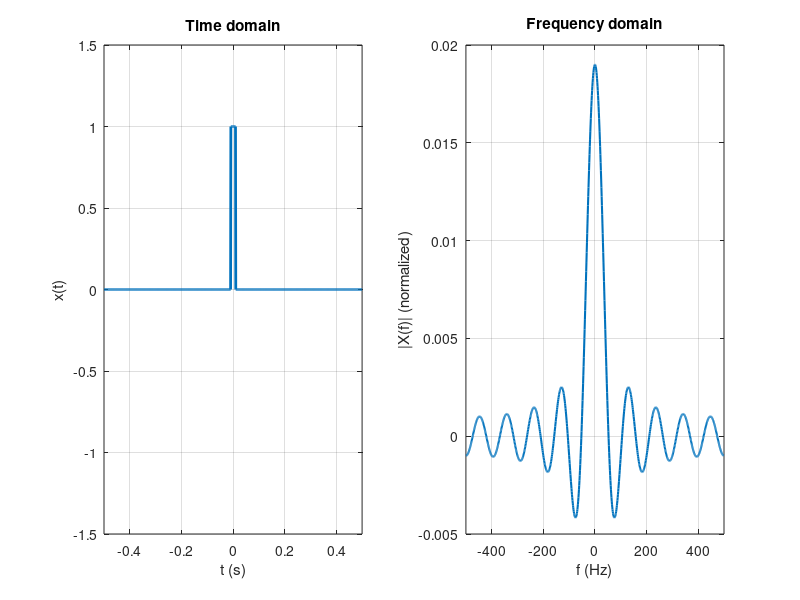

MATLAB code for this plot:
% DC signal and its FFT (discrete-time demo)
clear; close all; clc ;

% Parameters
fs = 1e3;              % sampling rate [Hz]
%N  = 256;               % number of samples (power of 2 is convenient)
numCycles = 10;
tau  = 2e-2; 
Tobs = 1;
A = 1;
% Time signal: constant (DC)

fc = 50;
%t = (0 : N-1) / fs;
t = (-Tobs/2 : 1/fs : Tobs/2 - 1/fs);

% T = numCycles / fc;          % total signal duration
% t = 0 : 1/fs : T - 1/fs;     % time vector

x = A * double(abs(t) <= tau/2);

% FFT
X   = fft(ifftshift(x));                               % raw FFT
N = length(X);

f   = (-N / 2 : (N / 2) - 1) * (fs / N);    % frequency axis (Hz)
mag = real(fftshift(X)) / N;                 % magnitude spectrum (normalized)

% Plot
figure('Name','DC signal and FFT');
subplot(1,2,1);
plot(t, x, 'LineWidth', 2);grid on;hold on;
xlabel('t (s)'); ylabel('x(t)'); title('Time domain');
ylim([-1.5 , 1.5]);
xlim([t(1) , t(end)]);


subplot(1,2,2);
%stem(f, mag, 'filled'); hold on; grid on;
plot(f , mag , 'LineWidth',1.5); hold on; grid on;
xlabel('f (Hz)'); ylabel('|X(f)| (normalized)');
title('Frequency domain');
xlim([-fs/2 fs/2]);
